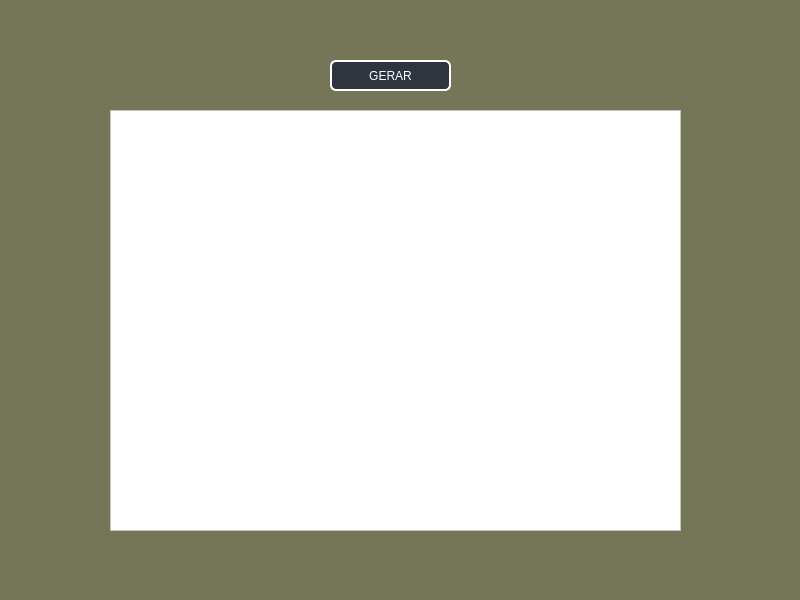
<?xml version="1.0" encoding="UTF-8"?>
<ui version="4.0">
 <class>MainWindow</class>
 <widget class="QMainWindow" name="MainWindow">
  <property name="geometry">
   <rect>
    <x>0</x>
    <y>0</y>
    <width>800</width>
    <height>600</height>
   </rect>
  </property>
  <property name="windowTitle">
   <string>Ver Produtos</string>
  </property>
  <property name="styleSheet">
   <string notr="true">background-color: rgb(117, 117, 87);</string>
  </property>
  <widget class="QWidget" name="centralwidget">
   <widget class="QPushButton" name="pushButton_gerar">
    <property name="geometry">
     <rect>
      <x>330</x>
      <y>60</y>
      <width>121</width>
      <height>31</height>
     </rect>
    </property>
    <property name="styleSheet">
     <string notr="true">color: rgb(255, 255, 255);
background-color: rgb(47, 53, 62);
border: 2px solid #FFFFFF;
border-radius: 6px;</string>
    </property>
    <property name="text">
     <string>GERAR</string>
    </property>
   </widget>
   <widget class="QTextBrowser" name="textBrowser">
    <property name="geometry">
     <rect>
      <x>110</x>
      <y>110</y>
      <width>571</width>
      <height>421</height>
     </rect>
    </property>
    <property name="styleSheet">
     <string notr="true">background-color: rgb(255, 255, 255);</string>
    </property>
   </widget>
  </widget>
 </widget>
 <resources/>
 <connections/>
</ui>
